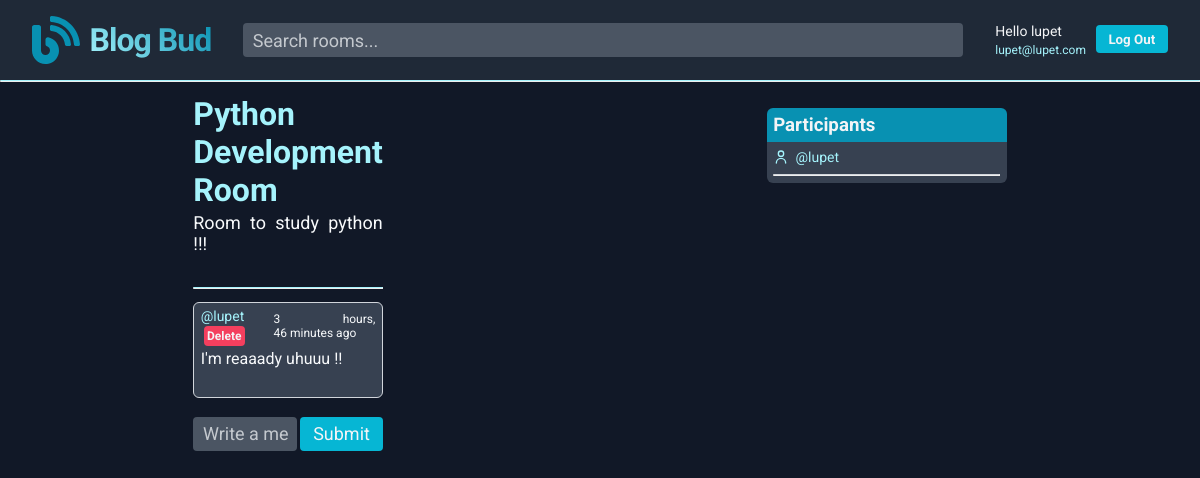
Screenshot of /room/9/ (signed in) with the database file from the repository.
### base/models.py (models this page shows, shortened)
class Room(models.Model):
    host = models.ForeignKey(User, on_delete=models.SET_NULL, null=True)
    topic = models.ForeignKey("Topic", on_delete=models.SET_NULL, null=True)
    name = models.CharField(max_length=225)
    description = models.TextField(null=True, blank=True)
    participants = models.ManyToManyField(User, related_name='participants', blank=True)
    updated = models.DateTimeField(auto_now=True)
    created = models.DateTimeField(auto_now_add=True)
    class Meta:
        ordering = ['-updated', '-created']

class Message(models.Model):
    user = models.ForeignKey(User, on_delete=models.CASCADE)
    room = models.ForeignKey(Room, on_delete=models.CASCADE)
    body = models.TextField()
    updated = models.DateTimeField(auto_now=True)
    created = models.DateTimeField(auto_now_add=True)
    class Meta:
        ordering = ['-updated', '-created']

### base/views.py (the view, shortened to what this page needs)
@login_required(login_url='/login')
def room(request, pk):
    if not pk.isdigit():
        return render(request, 'base/room.html')
    room = Room.objects.get(id=pk)
    room_messages = room.message_set.all().order_by('-created')
    participants = room.participants.all()
    context = {
        'room': room,
        'room_messages': room_messages,
        'participants': participants
    }
    return render(request, 'base/room.html', context)

### base/templates/base/room.html (shortened to what this page needs)
{% extends 'main.html' %}
{% load static %}
{% block body %}
<div class="room__container">
  <div class="room__description_container">
    <div class="room__description">
      <h1>{{room.name}}</h1>
      <div class="room__description_p">
        <p>{{room.description}}</p>
      </div>
      <h3>Conversation</h3>
    </div>
    <hr>
    <div class="room__messages_container">
      {% for message in room_messages %}
      <div class="room__message_wrapper">
        <div class="room__message_author_wrapper">
          <div>
            <span class="room__message_username">@{{message.user}}</span>
            {% if request.user == message.user %}
              <button class="warning_button room__message_delete_button"><a href="{% url 'delete-message' message.id %}">Delete</a></button>
            {% endif %}
          </div>
          <span class="room__message_created">{{message.created|timesince}} ago</span>
        </div>
        <p class="room__message_message">{{message.body}}</p>
      </div>
      {% endfor %}
    </div>
    {% if request.user.is_authenticated %}
    <form action="" method="POST" class="room__new_message_form">
      <div class="input_container room__new_message_input">
        <input type="text" name="message_body" id="message_body" placeholder="Write a message...">
      </div>
      <button class="primary_button room__new_message_button">Submit</button>
    </form>
    {% endif %}
  </div>
  <div class="room__participants_container">
    <h3 class="room__participants_header">Participants</h3>
    <div class="room__participants_wrapper">
      {% for participant in participants %}
        <div class="room__participant_wrapper">
          <img class="room__participant_user_img" src="{% static 'images/user.svg' %}" alt="user svg">
          <a href="{% url 'user-profile' participant.id  %}">@{{participant.username}}</a>
        </div>
        <hr class="room__participants_hr">
      {% endfor %}
    </div>
  </div>
</div>
{% endblock body %}

### templates/main.html (shortened to what this page needs)
<!DOCTYPE html>
{% load static %}
<html lang="en">
<head>
  <link rel="stylesheet" href="{% static 'styles/main.css' %}">
</head>
<body>
  {% if request.path != "/login/" and request.path != "/register/" %}
  {% include 'components/navbar.html' %}
  {% endif %}
  <main class="main__content">
    {% block body %}
    {% endblock body %}
  </main>
</body>
</html>

### templates/components/navbar.html
{% load static %}
<header class="navbar__header">
  <nav>
    <a class="navbar__logo" href="/">
      <img class="navbar__logo_img" src="{% static 'images/Logo.svg' %}" alt="Logo">
      <span class="navbar__logo_span">Blog Bud</span>
    </a>
  </nav>
  <form class="navbar__search_form" method="GET" action="{% url 'home' %}">
    <div class="input_container">
      <input class="navbar__search_input" type="text" name="q" id="q" placeholder="Search rooms..." >
    </div>
  </form>
  <div class="navbar__user_info">
    {% if request.user.is_authenticated %}
    <div class="navbar__user_description">
      <p>Hello {{request.user}}</p>
      <span class="link_span">
        <a href="{% url 'user-profile' request.user.id %}">{{request.user.email}}</a>
      </span>
    </div>
    <div class="navbar__sign_status_wrapper">
      <button class="primary_button">
        <a href="{% url 'logout' %}">Log Out</a>
      </button>
    </div>
    {% else %}
    <div class="navbar__sign_status_wrapper">
      <button class="primary_button">
        <a href="{% url 'login' %}">Log In</a>
      </button>
    </div>
    {% endif %}
  </div>
</header>
<hr>

### rows the page displays
Room: name "Python Development Room", description "Room to study python !!!"
Message: user "lupet", shows "Delete", created "3 hours, 46 minutes", body "I'm reaaady uhuuu !!"

### other values shown
{{ request.user }} "lupet"
{{ request.user.email }} "lupet@lupet.com"
{{ participant.username }} "lupet"
